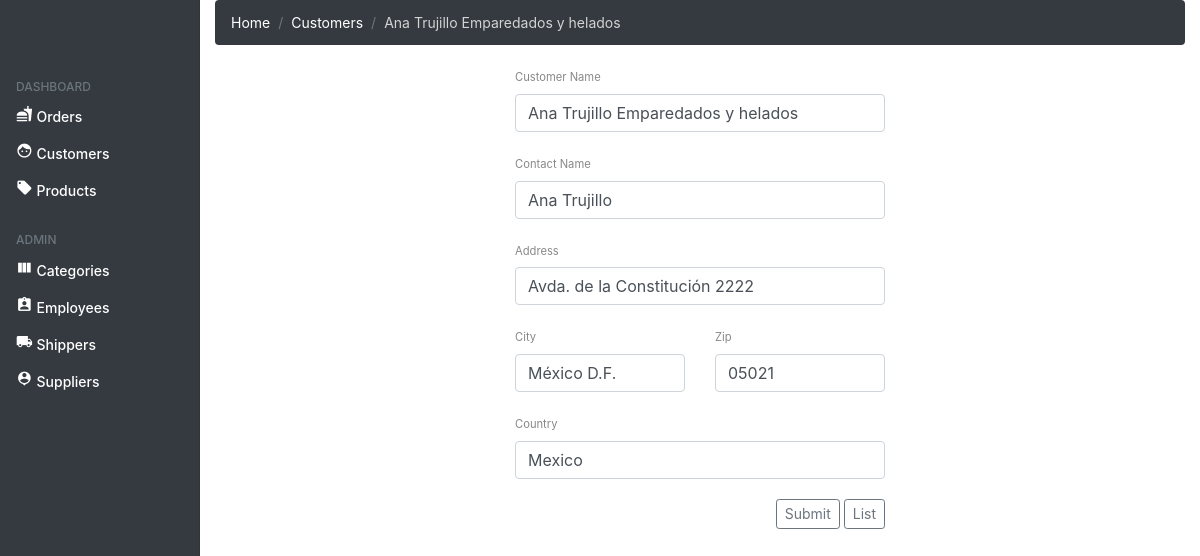
/views/customers/update.php?id=2, run on the app's committed database.
### tables this page shows
CREATE TABLE Customers (
	CustomerID INT(11) UNSIGNED NOT NULL AUTO_INCREMENT PRIMARY KEY, 
    CustomerName VARCHAR(200), 
    ContactName VARCHAR(200),
    Address VARCHAR(200),
    City VARCHAR(200),
    PostalCode VARCHAR(20),
    Country VARCHAR(50)
);

### views/customers/update.php (the view, shortened to what this page needs)
<!DOCTYPE html>
<html>
    <?php include_once "./header.php.inc" ?>
    <body>
        <?php
            $currentPage = "update";
            $id = isset($_GET['id']) ? $_GET['id'] : die('ERROR: Record ID not found.');
            include_once "../../nav.php";
            include_once '../../confi/database.php';
            try {
                $query = "SELECT CustomerID, CustomerName, ContactName,Address,City,PostalCode,Country FROM Customers WHERE CustomerID = ? LIMIT 0,1";
                $stmt = $con->prepare($query);
                $stmt->bindParam(1, $id);
                $stmt->execute();
                $row = $stmt->fetch(PDO::FETCH_ASSOC);
                $customerName = utf8_encode($row['CustomerName']);
                $contactName = utf8_encode($row['ContactName']);
                $address = utf8_encode($row['Address']);
                $city = utf8_encode($row['City']);
                $postalCode = $row['PostalCode'];
                $country = $row['Country'];
            } catch (PDOException $exception) {
                die('ERROR: ' . $exception->getMessage());
            }
            include_once "./breadcrumb.php.inc";
        ?>
        <form action="<?php echo htmlspecialchars($_SERVER['PHP_SELF'].'?id='.$id); ?>" method="post">
            <div class="offset-md-5 col-md-4">
                <div class="row">
                    <div class="col-md-12">
                        <label for="customerName">Customer Name</label>
                        <input type="text" name="customerName" class="form-control" value="<?php echo $customerName ?>" />
                    </div>
                </div>
                <div class="row">
                    <div class="col-md-12">
                        <label for="contactName">Contact Name</label>
                        <input type="text" name="contactName" class="form-control" value="<?php echo $contactName ?>" />
                    </div>
                </div>
                <div class="row">
                    <div class="col-md-12">
                        <label for="address">Address</label>
                        <input type="text" name="address" class="form-control" value="<?php echo $address ?>" />
                    </div>
                </div>
                <div class="row">
                    <div class="col-md-6">
                        <label for="city">City</label>
                        <input type="text" name="city" class="form-control" value="<?php echo $city ?>" />
                    </div>
                    <div class="col-md-6">
                        <label for="postalCode">Zip</label>
                        <input type="text" name="postalCode" class="form-control" value="<?php echo $postalCode ?>" />
                    </div>
                </div>
                <div class="row">
                    <div class="col-md-12">
                        <label for="country">Country</label>
                        <input type="text" name="country" class="form-control" value="<?php echo $country ?>" />
                    </div>
                </div>
                <div class="row">
                    <div class="col-md-12 text-right">
                        <input type="submit" value="Submit" class="btn btn-outline-secondary btn-sm" />
                        <a class="btn btn-outline-secondary btn-sm" href="./index.php">List</a>
                    </div>
                </div>
            </div>
        </form>
    </body>
</html>

### views/customers/breadcrumb.php.inc
<div class="offset-md-2 col-md-10">
    <nav aria-label="breadcrumb">
        <ol class="breadcrumb">
            <li class="breadcrumb-item"><a href="../../index.php">Home</a></li>
            <li class="breadcrumb-item"><a href="./index.php">Customers</a></li>
            <?php
                if($currentPage != "index")
                    echo "<li class='breadcrumb-item active' aria-current='page'>".($customerName != "" ? $customerName : "New Customer")."</li>";
            ?>
        </ol>
    </nav>
</div>

### commons/style.css (style rules this page uses)
body { font-size: .875rem; }
.breadcrumb { background-color: #343a40 !important; }
.breadcrumb-item a { color: #fff !important; }
.breadcrumb-item.active { color: lightgray !important; }
.row { margin-top: 20px !important; }
label { font-size: 0.8em; color: #888 !important; }
.btn { line-height: 1.4 !important; }

### data on the page
customers: CustomerName "Ana Trujillo Emparedados y helados", customerName "Ana Trujillo Emparedados y helados", contactName "Ana Trujillo", address "Avda. de la Constitución 2222", city "México D.F.", postalCode "05021", country "Mexico"
